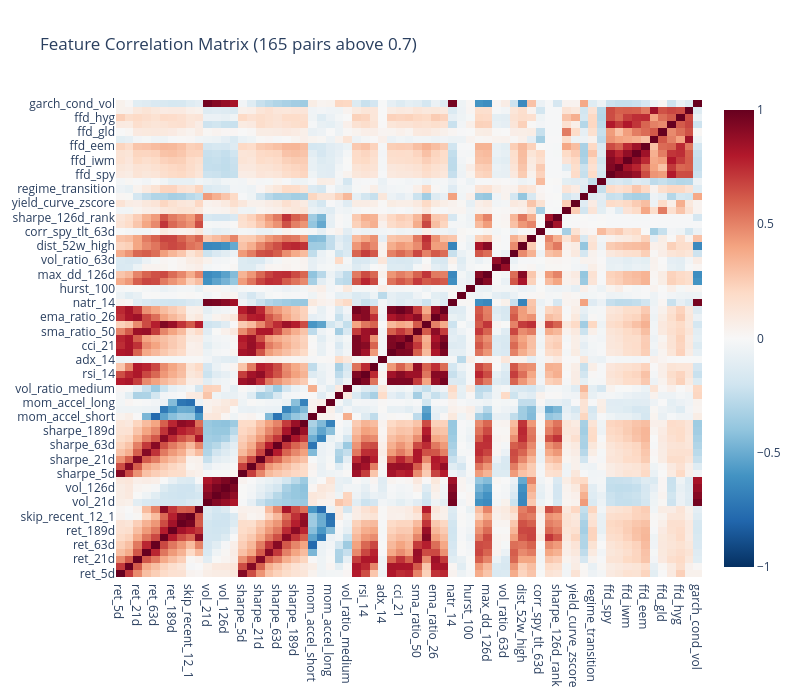

The cell this chart's notebook holds for it:
### Code cell
fig = go.Figure(
    data=go.Heatmap(
        z=corr_matrix.values,
        x=corr_matrix.columns.tolist(),
        y=corr_matrix.columns.tolist(),
        colorscale="RdBu_r",
        zmid=0,
        zmin=-1,
        zmax=1,
    )
)
fig.update_layout(
    title=f"Feature Correlation Matrix ({len(high_corr_pairs)} pairs above 0.7)",
    template="plotly_white",
    height=700,
    width=800,
)
fig.show()

### Figure 1 — Plotly figure (JSON) as saved in the notebook; plotly's stock layout.template omitted (floating-point values rounded to 4 significant figures; data arrays with more than 128 entries replaced by an {"elided": "..."} marker saying what was removed)
{"data": [{"colorscale": [[0.0, "rgb(5,48,97)"], [0.1, "rgb(33,102,172)"], [0.2, "rgb(67,147,195)"], [0.3, "rgb(146,197,222)"], [0.4, "rgb(209,229,240)"], [0.5, "rgb(247,247,247)"], [0.6, "rgb(253,219,199)"], [0.7, "rgb(244,165,130)"], [0.8, "rgb(214,96,77)"], [0.9, "rgb(178,24,43)"], [1.0, "rgb(103,0,31)"]], "type": "heatmap", "x": ["ret_5d", "ret_10d", "ret_21d", "ret_42d", "ret_63d", "ret_126d", "ret_189d", "ret_252d", "skip_recent_12_1", "skip_recent_6_1", "vol_21d", "vol_63d", "vol_126d", "vol_252d", "sharpe_5d", "sharpe_10d", "sharpe_21d", "sharpe_42d", "sharpe_63d", "sharpe_126d", "sharpe_189d", "sharpe_252d", "mom_accel_short", "mom_accel_medium", "mom_accel_long", "vol_ratio_short", "vol_ratio_medium", "rsi_7", "rsi_14", "macd_line", "adx_14", "cci_14", "cci_21", "stoch_k", "sma_ratio_50", "sma_ratio_200", "ema_ratio_26", "bb_pctb_20", "natr_14", "chop_14", "hurst_100", "max_dd_63d", "max_dd_126d", "vol_ratio_21d", "vol_ratio_63d", "obv_zscore_63d", "dist_52w_high", "dist_52w_low", "corr_spy_tlt_63d", "ret_126d_rank", "sharpe_126d_rank", "yield_curve_slope", "yield_curve_zscore", "regime_prob_stress", "regime_transition", "regime_log_duration", "ffd_spy", "ffd_qqq", "ffd_iwm", "ffd_efa", "ffd_eem", "ffd_tlt", "ffd_gld", "ffd_vnq", "ffd_hyg", "ffd_lqd", "garch_cond_vol"], "y": ["ret_5d", "ret_10d", "ret_21d", "ret_42d", "ret_63d", "ret_126d", "ret_189d", "ret_252d", "skip_recent_12_1", "skip_recent_6_1", "vol_21d", "vol_63d", "vol_126d", "vol_252d", "sharpe_5d", "sharpe_10d", "sharpe_21d", "sharpe_42d", "sharpe_63d", "sharpe_126d", "sharpe_189d", "sharpe_252d", "mom_accel_short", "mom_accel_medium", "mom_accel_long", "vol_ratio_short", "vol_ratio_medium", "rsi_7", "rsi_14", "macd_line", "adx_14", "cci_14", "cci_21", "stoch_k", "sma_ratio_50", "sma_ratio_200", "ema_ratio_26", "bb_pctb_20", "natr_14", "chop_14", "hurst_100", "max_dd_63d", "max_dd_126d", "vol_ratio_21d", "vol_ratio_63d", "obv_zscore_63d", "dist_52w_high", "dist_52w_low", "corr_spy_tlt_63d", "ret_126d_rank", "sharpe_126d_rank", "yield_curve_slope", "yield_curve_zscore", "regime_prob_stress", "regime_transition", "regime_log_duration", "ffd_spy", "ffd_qqq", "ffd_iwm", "ffd_efa", "ffd_eem", "ffd_tlt", "ffd_gld", "ffd_vnq", "ffd_hyg", "ffd_lqd", "garch_cond_vol"], "z": {"elided": "67x67 float values"}, "zmax": 1, "zmid": 0, "zmin": -1}], "layout": {"height": 700, "title": {"text": "Feature Correlation Matrix (165 pairs above 0.7)"}, "width": 800}}
